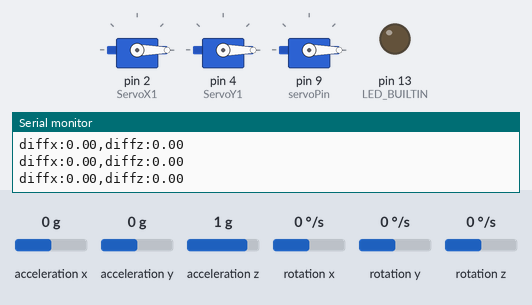
Bench run of a sketch on a simulated Arduino Uno, built with avr-gcc and run on an emulated ATmega328P. On the bench: 3 × servo, output pins drawn as LEDs (lit = HIGH), the last lines printed to the serial monitor. Inputs (shaded band) come from the test bench; at power-on: acceleration y 0 g, acceleration x 0 g, rotation z 0 °/s, acceleration z 1 g, rotation x 0 °/s, rotation y 0 °/s. No radio packets arrive unless stated.

Above: at 5.3 s.
5.4 s: acceleration y set to -1.4 g
At 7.2 s:
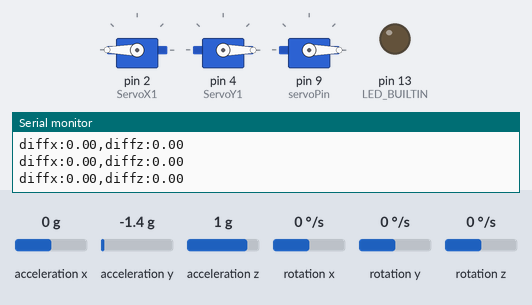
8.4 s: acceleration x set to -1.4 g
At 8.49 s:
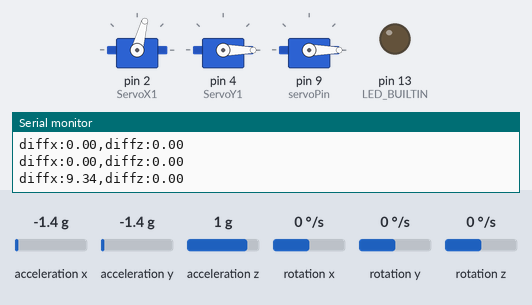
10.0 s: acceleration y set to 0.8 g
At 10.41 s:
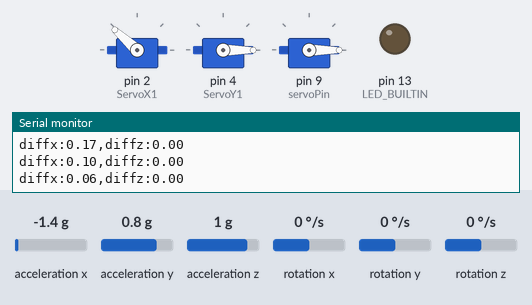
13.0 s: rotation z set to -192 °/s
At 13.16 s:
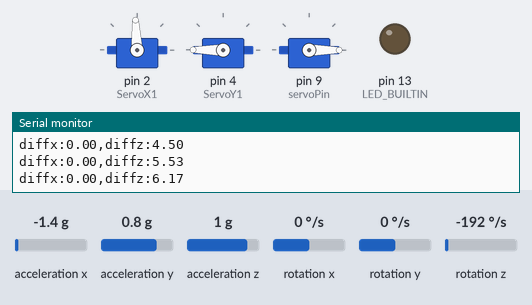
16.0 s: acceleration y set to -0.8 g
19.0 s: acceleration y set to 0 g
At 19.9 s:
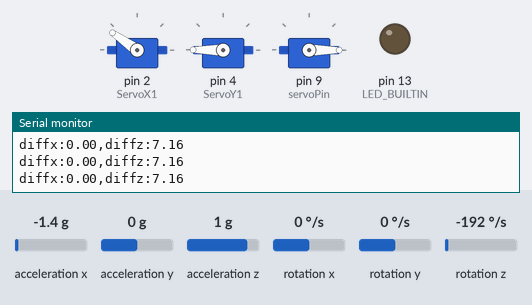
Timing chart, 0 to 21.8 s (numbered marks = the images above; inputs shaded):
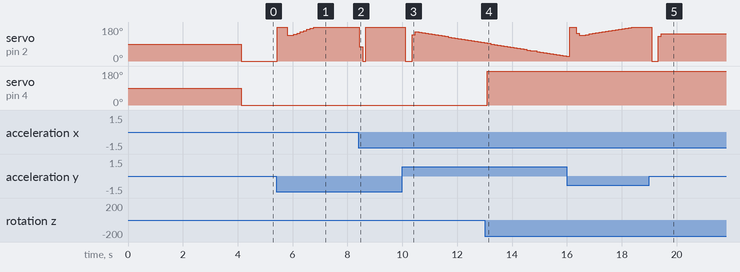

The sketch:

finalv1.ino
```cpp
#include <Adafruit_Sensor.h>
#include <Servo.h>
#include "PID_v1.h"
#include <LoRa.h>
#include <Wire.h>    //Include wire library
#include "MPU6050_light.h"  //Include library for MPU communication  //Library for LCD Display
#include <Adafruit_BMP280.h>

Servo ServoX1, ServoY1, parachuteServo;
MPU6050 mpu(Wire);   //Create object mpu
    //Define LCD address and dimension
Adafruit_BMP280 bmp;

const int servoPin = 9;
const float seaLevelPressure = 1013.25;
float maxAltitude = 0;
bool apogeeReached = false;
int i;
float h;
double setpoint;
double ixangle = 0.0, oxangle = 0.0;
double iyangle = 0.0, oyangle = 0.0;
double kp = 2, ki = 1.15, kd = 3;
double altitude,verticalAcceleration;
#define PIN_INPUT 0
#define PIN_OUTPUT 3
PID myPIDX(&ixangle, &oxangle, &setpoint, kp, ki, kd, DIRECT);
PID myPIDY(&iyangle, &oyangle, &setpoint, kp, ki, kd, DIRECT);


unsigned long timer = 0;

void setup() {
  ServoX1.attach(2);
  ServoY1.attach(4);
  Serial.begin(9600);    //Start serial communication

  setpoint = 0.00;
  myPIDX.SetMode(AUTOMATIC);
  myPIDY.SetMode(AUTOMATIC);

  mpu.begin();
  Serial.print(F("MPU6050 status: "));
  Serial.println(F("Calculating offsets, do not move MPU6050"));
  delay(1000);
  mpu.calcGyroOffsets();     //Calibrate gyroscope
  Serial.println("Done!\n");
  // bmp.begin(BMP280_ULTRALOWPOWER);

  if (!bmp.begin())
  {
    Serial.println("BMP280 initialization failed!");
    while (1);
  }

  bmp.setSampling(Adafruit_BMP280::MODE_NORMAL,
                Adafruit_BMP280::SAMPLING_X2,
                Adafruit_BMP280::SAMPLING_X16,
                Adafruit_BMP280::FILTER_X16,
                Adafruit_BMP280::STANDBY_MS_1);


  parachuteServo.attach(servoPin);
  parachuteServo.write(0);

  if (altitude > maxAltitude) {
    maxAltitude = altitude;
  } else if (verticalAcceleration < 1.1 && verticalAcceleration >0.9) {
    // Apogee detected
    apogeeReached = true;
    deployParachute();
  }

  if (!LoRa.begin(915E6))
   {
    Serial.println("LoRa initialization failed!");
    while (1);
  }

  Serial.println("");
  delay(100);

}
void loop() {
  mpu.update();    //Get values from MPU
  pinMode(LED_BUILTIN, OUTPUT);
  { // print data every 100ms
    // Serial.print("AngleX:");
    // Serial.print(mpu.getAngleX());
    // Serial.print(",");
    // Serial.print("AngleZ:");
    // Serial.print(mpu.getAngleZ());
    // Serial.print("\n");
    ixangle=KALMAN(mpu.getAngleX(), 1);
    iyangle=KALMAN(mpu.getAngleZ(), 2);
    myPIDX.Compute();
    myPIDY.Compute();
    Serial.print("diffx:");
    Serial.print(abs(ixangle-mpu.getAngleX()));
    Serial.print(",diffz:");
    Serial.println(abs(iyangle-mpu.getAngleZ()));
    ServoX1.write(oxangle);
    ServoY1.write(oyangle);
  }
}

double KALMAN(double U, int axis)
{
  static const double R = 40;
  static const double H = 1.00;
  static double Q = 10;
  static double P1 = 0;
  static double U_hat1 = 0;
  static double K1 = 0.2;
  static double P2 = 0;
  static double U_hat2 = 0;
  static double K2 = 0.2;
  if (axis == 1)
  {
  K1 = P1*H/(H*P1*H+R);
  U_hat1 += K1*(U-H*U_hat1);
  P1 = (1-K1*H)*P1+Q;
  // Serial.print("kalmanx:");
  // Serial.print(U_hat1);
  // Serial.print(",");
  return U_hat1;
  }
  else if(axis==2)
  {
  K2 = P2*H/(H*P2*H+R);
  U_hat2 += K2*(U-H*U_hat2);
  P2 = (1-K2*H)*P2+Q;
  // Serial.print("kalmanZ:");
  // Serial.print(U_hat2);
  // Serial.print(",");
  return U_hat2;

  }
return 0;
}


void deployParachute() {
  Serial.println("Apogee reached! Deploying parachute...");
  parachuteServo.write(180);  // Rotate servo 180 degrees

  // Send apogee event via LoRa
  LoRa.beginPacket();
  LoRa.print("APOGEE");
  LoRa.endPacket();
}
```

Measured:
- after the input at 5.4 s, servo on pin 2 (ServoX1): 0° → 180° at once, → 136° 0.36 s later, → 142° 0.24 s later, → 148° 0.12 s later, … (10 changes in this stretch)
- after the input at 8.4 s, servo on pin 2 (ServoX1): 180° → 75° at once, → 0° 0.12 s later, → 180° 0.12 s later
- after the input at 10.0 s, servo on pin 2 (ServoX1): 180° → 0° after 0.11 s, → 138° 0.24 s later, → 154° 0.12 s later, → 153° 0.12 s later, … (24 changes in this stretch)
- after the input at 13.0 s, servo on pin 4 (ServoY1): 0° → 180° after 0.10 s
- after the input at 19.0 s, servo on pin 2 (ServoX1): 180° → 0° after 0.09 s, → 132° 0.24 s later, → 144° 0.12 s later, → 145° 0.12 s later
